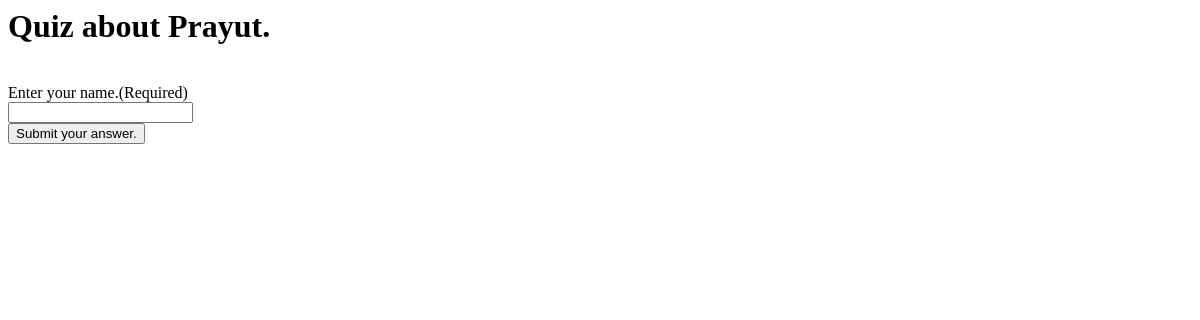
The page /quiz/answer/ on the database as committed earlier.
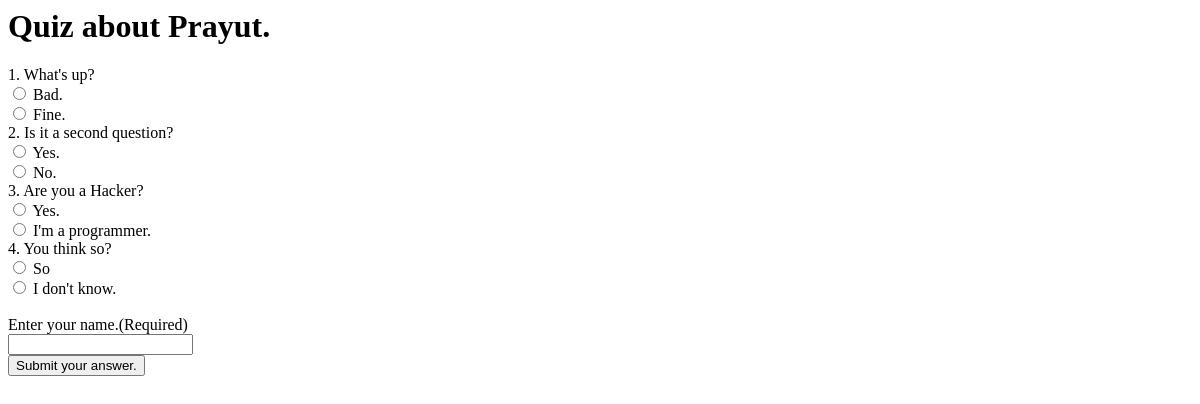
The same page on the database as committed later.
### quiz/models.py (models this page shows, shortened)
class Question(models.Model):
    question_text = models.CharField(max_length=200)

class Choice(models.Model):
    question = models.ForeignKey(Question, on_delete=models.CASCADE)
    choice_text = models.CharField(max_length=200)
    answer = models.BooleanField(default=False)

### quiz/views.py (the view)
def answer(request):
    context = {'question': Question.objects.all()}
    return render(request, 'quiz/answer.html',context)

### quiz/templates/quiz/answer.html (shortened to what this page needs)
<h1>Quiz about Prayut.</h1>
<form action="{% url 'quiz:result'%}" method="post">
{% for data in question.all %}
   {{ forloop.counter }}.
   {{data.question_text}}
   {% for choice in data.choice_set.all %}
      <br>
       <input type="radio" name="{{data.id}}" id="choice{{forloop.counter}}" value="{{choice.answer}}">
      {{choice.choice_text}}
   {% endfor %}
<br>
{% endfor %}
<br>
Enter your name.(Required)
<br>
<input type="text" name="uname" required/>
<br>
<input type="Submit" value="Submit your answer." />
<br>
</form>

Rows that differ between the two databases and show on the page:
added Question: question_text "What's up?"
added Choice: choice_text "Bad.", shown under "What's up?"
added Choice: choice_text "Fine.", shown under "What's up?"
added Question: question_text "Is it a second question?"
added Choice: choice_text "Yes.", shown under "Is it a second question?"
added Choice: choice_text "No.", shown under "Is it a second question?"
added Question: question_text "Are you a Hacker?"
added Choice: choice_text "Yes.", shown under "Are you a Hacker?"
added Choice: choice_text "I'm a programmer.", shown under "Are you a Hacker?"
added Question: question_text "You think so?"
added Choice: choice_text "So", shown under "You think so?"
added Choice: choice_text "I don't know.", shown under "You think so?"
